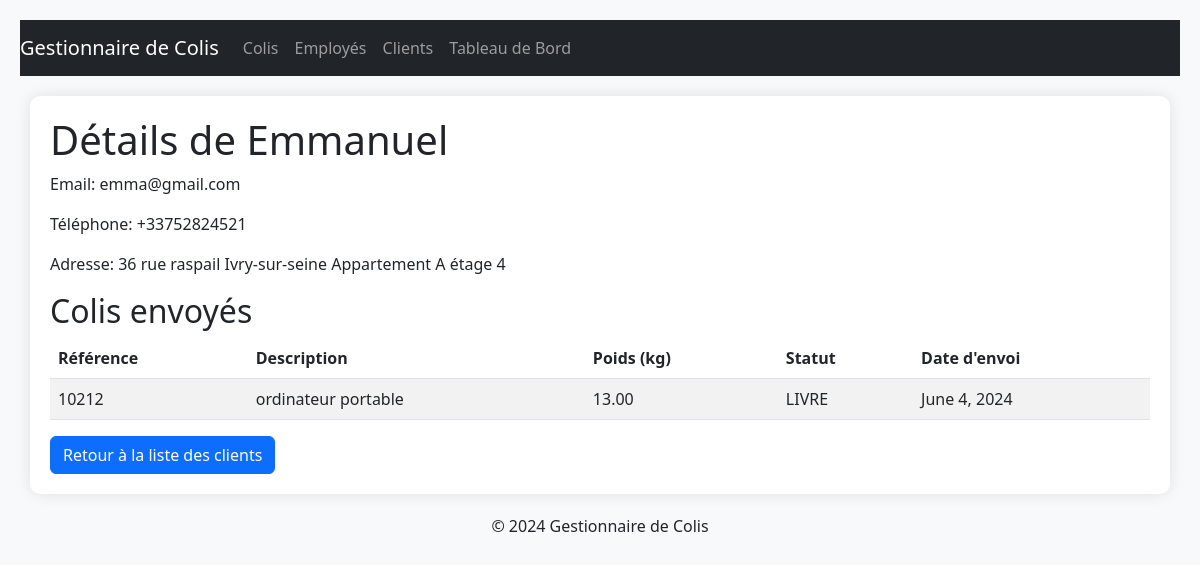
Before: /colis/details_client/6/ with the older database file.
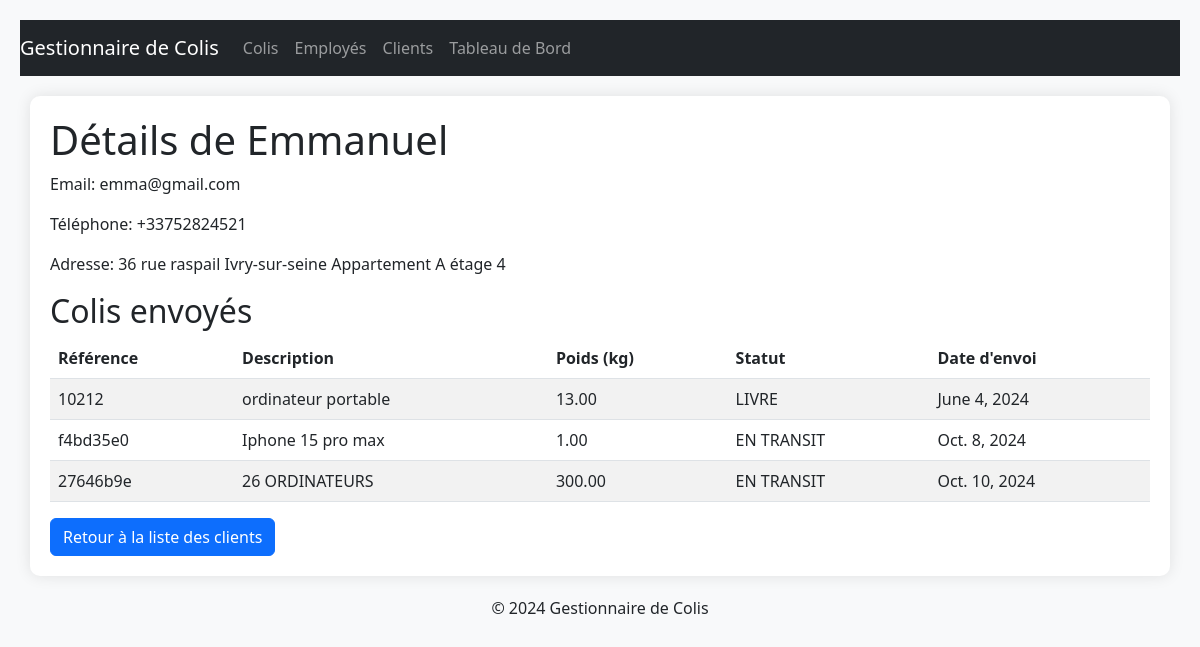
After: the same page with the newer database file.
### colis/models.py (models this page shows, shortened)
class Colis(models.Model):
    STATUTS = [
        ('EN ATTENTE', 'En attente'),
        ('EN TRANSIT', 'En transit'),
        ('LIVRE', 'Livré'),
    ]
    reference = models.CharField(max_length=50, unique=True, editable=False)
    description = models.TextField()
    poids = models.DecimalField(max_digits=10, decimal_places=2)
    origine = models.CharField(max_length=100)
    destination = models.CharField(max_length=100)
    date_envoi = models.DateField(null=True, blank=True)
    statut = models.CharField(max_length=20, choices=STATUTS, default='EN ATTENTE')
    entrepot = models.ForeignKey(Entrepot, on_delete=models.SET_NULL, null=True, blank=True)
    expediteur = models.ForeignKey(Client, on_delete=models.SET_NULL, related_name='colis_envoyes', null=True, blank=True)
    recepteur = models.ForeignKey(Client, on_delete=models.SET_NULL, related_name='colis_recus', null=True, blank=True)

### colis/views.py (the view)
# urls.py: path('details_client/<int:id>/', views.details_client, name='details_client'),  # Détails d'un client
def details_client(request, id):
    client = get_object_or_404(Client, id=id)
    return render(request, 'colis/details_client.html', {'client': client})

### colis/templates/colis/details_client.html (shortened to what this page needs)
{% extends 'colis/base.html' %}
{% block content %}
    <h1>Détails de {{ client.nom }}</h1>
    <p>Email: {{ client.email }}</p>
    <p>Téléphone: {{ client.telephone }}</p>
    <p>Adresse: {{ client.adresse }}</p>
    <h2>Colis envoyés</h2>
    <table class="table table-striped">
        <thead>
            <tr>
                <th>Référence</th>
                <th>Description</th>
                <th>Poids (kg)</th>
                <th>Statut</th>
                <th>Date d'envoi</th>
            </tr>
        </thead>
        <tbody>
            {% for colis in client.colis_envoyes.all %}
            <tr>
                <td>{{ colis.reference }}</td>
                <td>{{ colis.description }}</td>
                <td>{{ colis.poids }}</td>
                <td>{{ colis.statut }}</td>
                <td>{{ colis.date_envoi }}</td>
            </tr>
            {% endfor %}
        </tbody>
    </table>
    <a href="{% url 'liste_clients' %}" class="btn btn-primary">Retour à la liste des clients</a>
{% endblock %}

Changed rows visible on the page:
added Colis: reference "f4bd35e0", description "Iphone 15 pro max", poids "1.00", statut "EN TRANSIT", date_envoi "Oct. 8, 2024"
added Colis: reference "27646b9e", description "26 ORDINATEURS", poids "300.00", statut "EN TRANSIT", date_envoi "Oct. 10, 2024"
